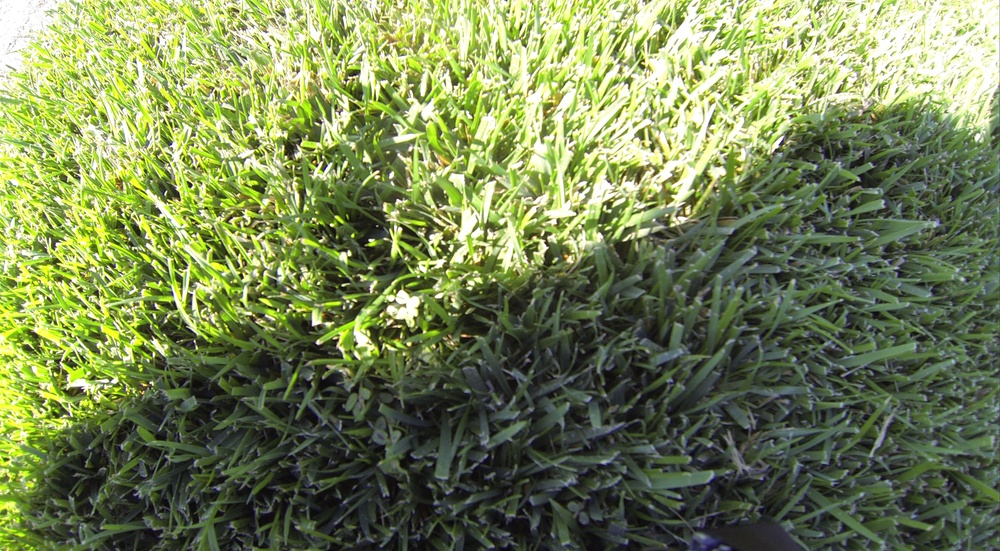
#> input picture test/G0010109.JPG, 1000 x 551 px, shrunk from 3920 x 2160 before the run
$ python testImgIO.py ../G0010109.JPG   (older library calls are emulated)
#> lines starting #> are read from the running program, lines starting #| are printed output that depends on the picture
import sys

from skimage import io, img_as_float
from skimage.color import rgb2grey
from skimage.viewer import ImageViewer
from skimage.filters import sobel

__author__ = 'Kern'

if len(sys.argv) < 2:
    raise ValueError("Usage:", sys.argv[0], " Missing some argument to indicate input files")
path = sys.argv[1]

image = io.imread(path)
#> image is the input picture: shape (551, 1000, 3); mean R, G, B 118.9, 132.2, 85.6

image = img_as_float(image)

image_gray = rgb2grey(image)
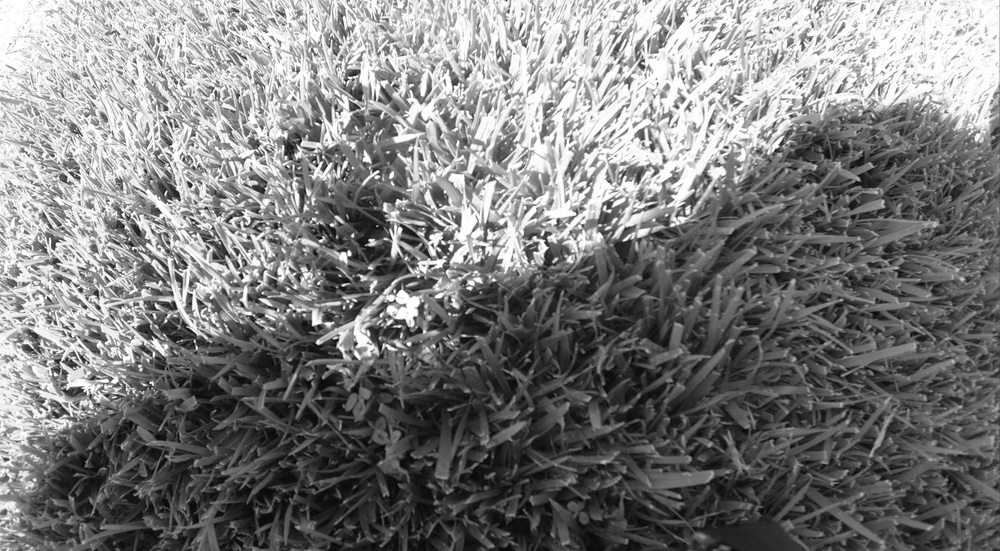
#> image_gray: shape (551, 1000) float64; min 0.0123, max 1, mean 0.494

elevation_map = sobel(image_gray)
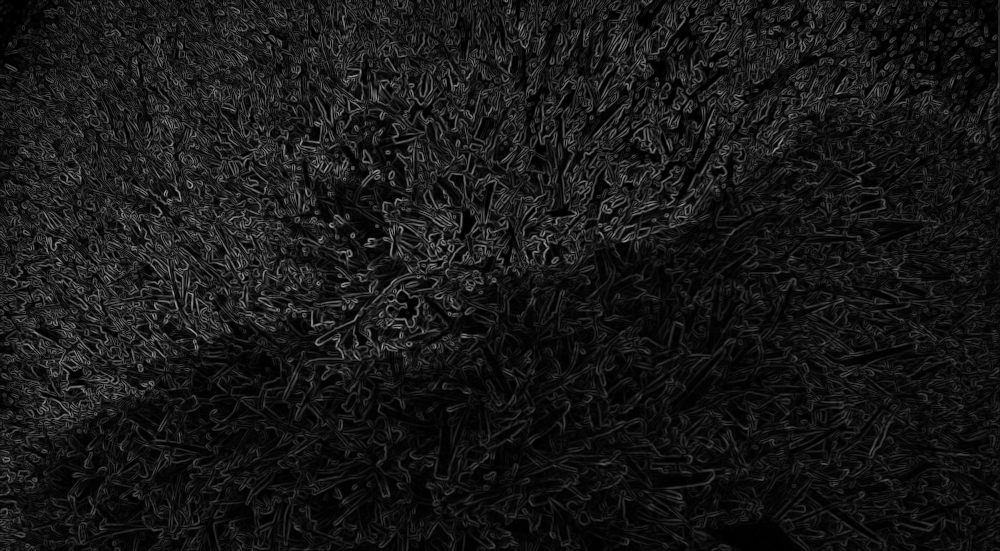
#> elevation_map: shape (551, 1000) float64; min 0, max 0.673, mean 0.0933

ImageViewer(elevation_map).show()
#> (this line was passed over: skimage is not available in this run)
